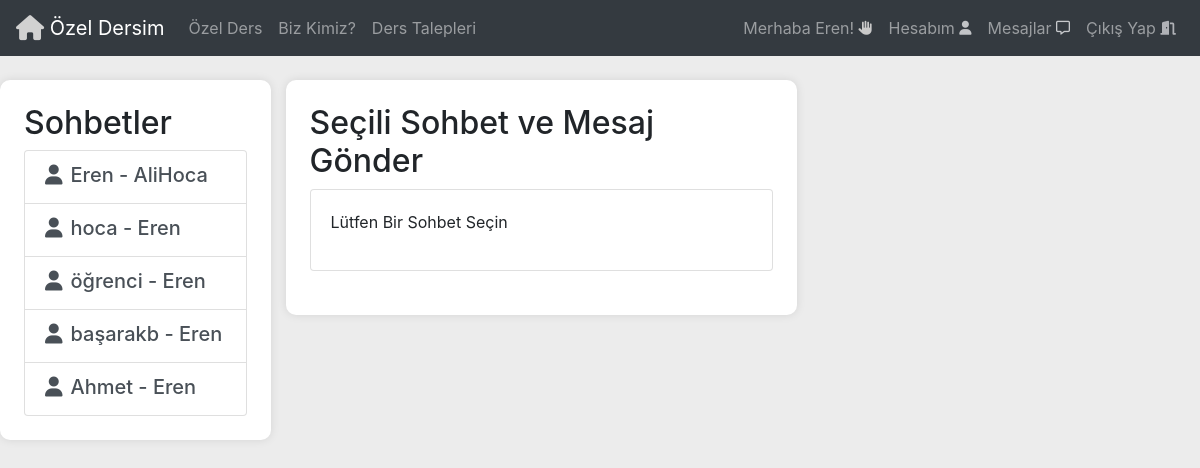
Screenshot of /mesaj/ (signed in) with the database file from the repository.
### Base/models.py (models this page shows)
class Sohbet(models.Model):
  user1 = models.ForeignKey(User, on_delete=models.CASCADE, related_name='user1_sohbet')
  user2 = models.ForeignKey(User, on_delete=models.CASCADE,related_name='user2_sohbet')
  def __str__(self):
        return f'{self.user1.username} - {self.user2.username}'

### Base/views.py (the view)
# urls.py: path('mesaj/',views.mesaj, name='mesaj'),
def mesaj(request):
   user = request.user
   sohbetler = Sohbet.objects.filter(user1=user) | Sohbet.objects.filter(user2=user)
   context = {'sohbetler': sohbetler}
   return render(request, 'mesaj.html',context)

### Templates/mesaj.html (shortened to what this page needs)
{% include 'navbar.html' %}
<!DOCTYPE html>
<html lang="tr">
  <head>
    <link
      rel="stylesheet"
      href="https://cdn.jsdelivr.net/npm/bootstrap@4.6.2/dist/css/bootstrap.min.css"
    />
    <link
      rel="stylesheet"
      href="https://cdnjs.cloudflare.com/ajax/libs/font-awesome/6.5.2/css/all.min.css"
    />
  </head>
  <body>
    <div class="container chat-container mt-4">
      <div class="row">
        <div class="col-md-4 sidebar p-4">
          <h2>Sohbetler</h2>
          <div class="list-group">
            {% for sohbet in sohbetler %}
            <a
              href="{% url 'SohbetDetay' sohbet.id %}"
              class="list-group-item list-group-item-action chat-list-item"
            >
              <div class="d-flex w-100 justify-content-between">
                <h5 class="mb-1">
                  <i class="fas fa-user mr-2"></i>{{ sohbet }}
                </h5>
              </div>
            </a>
            {% endfor %}
          </div>
        </div>
        <div class="col-md-8">
          <div class="main-content p-4">
            <h2>Seçili Sohbet ve Mesaj Gönder</h2>
            {% if secili_sohbet %}
            <div class="card">
              <div class="card-header">
                <h3>{{ secili_sohbet }}</h3>
              </div>
              <div class="card-body" id="chat-messages">
                {% for mesaj in mesajlar %}
                <div class="media mb-3">
                  <div class="media-body">
                    <div class="balloon">
                      <h5 class="mt-0">{{ mesaj.gönderen }}</h5>
                      {{ mesaj.içerik }}
                      <small class="text-muted">{{ mesaj.tarih }}</small>
                    </div>
                  </div>
                </div>
                {% endfor %}
              </div>
              <div class="chat-form">
                <form method="POST" class="d-flex">
                  {% csrf_token %}
                  <div class="form-group flex-grow-1">
                    {{ mesajform.içerik }}
                  </div>
                  <button type="submit" class="btn btn-primary btn-send">
                    <i class="fas fa-paper-plane"></i> Gönder
                  </button>
                </form>
              </div>
            </div>
            {% else %}
            <div class="card">
              <div class="card-body">
                <p>Lütfen Bir Sohbet Seçin</p>
              </div>
            </div>
            {% endif %}
          </div>
        </div>
      </div>
    </div>
  </body>
</html>

### Templates/navbar.html (shortened to what this page needs)
<!DOCTYPE html>
<html lang="en">
<head>
  <link rel="stylesheet" href="https://cdn.jsdelivr.net/npm/bootstrap@4.6.2/dist/css/bootstrap.min.css">
  <link rel="stylesheet" href="https://cdnjs.cloudflare.com/ajax/libs/font-awesome/6.5.2/css/all.min.css">
</head>
<body>
  <nav class="navbar navbar-expand-lg navbar-dark bg-dark">
    <a class="navbar-brand" href="{% url 'Home' %}"> <i class="fa-solid fa-house fa-lg" style="color: #d1d1d1;"></i>
      <width="30" height="30" class="d-inline-block align-top " alt="">
        Özel Dersim
    </a>
    <div class="collapse navbar-collapse" id="navbarSupportedContent">
      <ul class="navbar-nav mr-auto">
        <li class="nav-item">
          <a class="nav-link" href="{% url 'OzelDers' %}">Özel Ders</a>
        </li>
        <li class="nav-item">
          <a class="nav-link" href="{% url 'biz_kimiz' %}">Biz Kimiz?</a>
        </li>
        <li class="nav-item">
          <a class="nav-link" href="{% url 'DersTalepleri' %}">Ders Talepleri</a>
        </li>
      </ul>
      <div class="user-links">
        {% if request.user.is_authenticated %}
        <ul class="navbar-nav ml-auto">
          <li class="nav-item">
            <a class="nav-link">Merhaba {{request.user}}! <i class="fa-solid fa-hand fa-shake fa-sm" style="color: #c9c9c9;"></i></a>
          </li>
          <li class="nav-item">
           <a class="nav-link" href="{% url 'profil' request.user.id  %}">
              Hesabım <i class="fa-solid fa-user fa-sm" style="color: #c2c4c7;"></i></i></i></i></i>
            </a>
          </li>
          <li class="nav-item">
            <a class="nav-link" href="{% url 'mesaj'  %}">
              Mesajlar <i class="fa-regular fa-message fa-sm" style="color: #c7c9cc;"></i></i></i>
            </a>
          <li class="nav-item">
            <a class="nav-link" href="{% url 'logout'  %}">
              Çıkış Yap <i class="fa-solid fa-door-open fa-sm" style="color: #afb1b6;"></i></i></i></i>
            </a>
          </li>
        </ul>
        {% endif %}
      </div>
  </nav>
</body>
</html>

### Templates/mesaj.html (style rules this page uses)
body { background-color: #ececec; }
.chat-container { max-width: 1200px; margin: 0 auto; display: flex; flex-direction: row; }
.sidebar, .main-content, .chat-form { background-color: #fff; border-radius: 10px; box-shadow: 0 0 10px rgba(0, 0, 0, 0.1); margin-bottom: 20px; }
.list-group-item { cursor: pointer; }
.card { margin-bottom: 20px; }

### rows the page displays
Sohbet: user1+user2 "Eren - AliHoca"
Sohbet: user1+user2 "hoca - Eren"
Sohbet: user1+user2 "öğrenci - Eren"
Sohbet: user1+user2 "başarakb - Eren"
Sohbet: user1+user2 "Ahmet - Eren"

### other values shown
{{ request.user }} "Eren"
